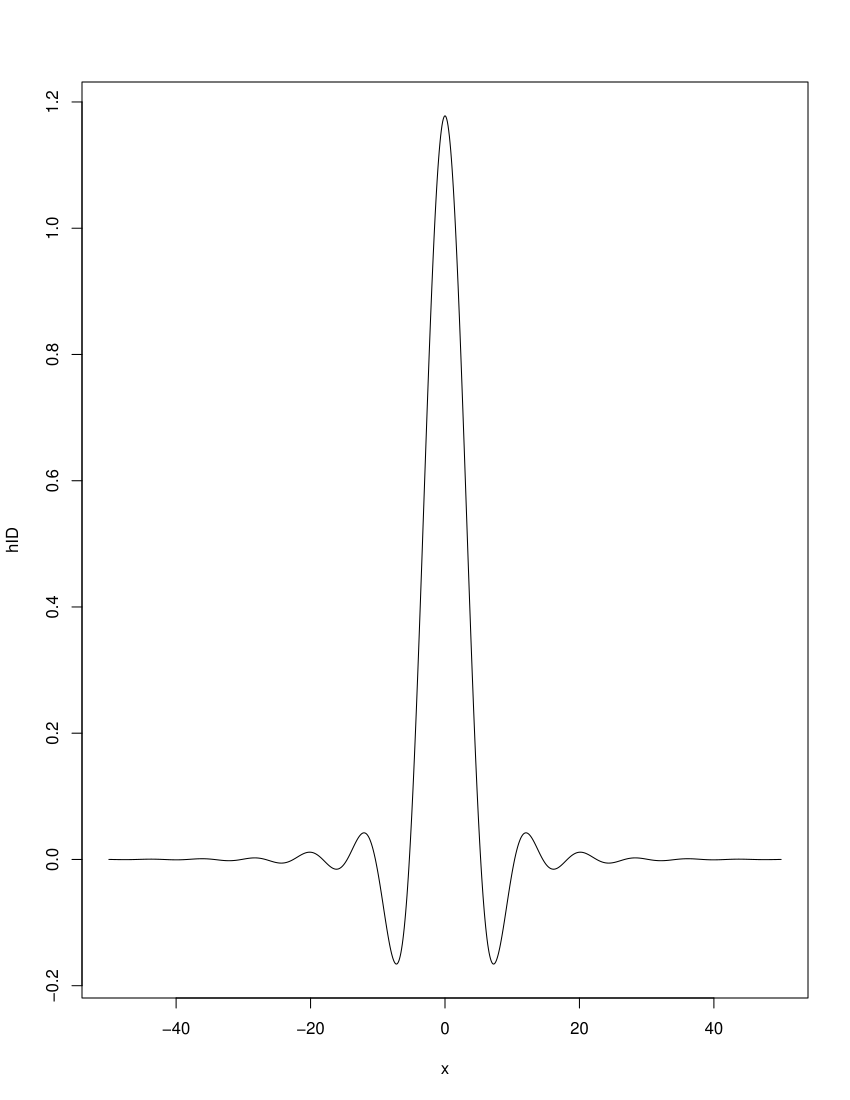

Generate this figure with R:
WID <- function(w)
{
  t = seq(-1, 1, 0.01)
  rs = sum(lamID(t)*cos(w*t))*.01
  
  return(rs)
}

#s = seq(-2,2,0.1)
#plot(s, W(s))
hID <- Vectorize(WID)

plot.function(hID, from = -50, to = 50, n = 1000)
